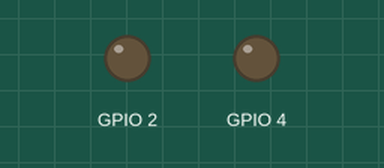
This program was run on a simulated ESP32. Shown: output pins drawn as LEDs (lit = HIGH). WiFi joins after 1.5 s; servers stay silent unless stated.

Above: at 0.1 s.
At 1.6 s:
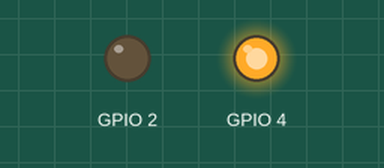
Timing chart, 0 to 3.1 s (numbered marks = the images above):
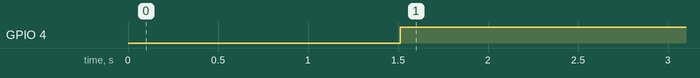

The program:

main.cpp
```cpp
//----------------------Skeleton Code--------------------//
#include <WiFi.h>
#include <WiFiUdp.h>
#include <ArduinoOTA.h>

//    Can be client or even host   //
#ifndef STASSID
#define STASSID "vivo1726"  // Replace with your network credentials
#define STAPSK  "salma1234"
#endif

const char* ssid = STASSID;
const char* password = STAPSK;

void OTAsetup() {
  WiFi.mode(WIFI_STA);
  WiFi.begin(ssid, password);
  while (WiFi.waitForConnectResult() != WL_CONNECTED) {
    delay(5000);
    ESP.restart();
  }
  ArduinoOTA.begin();
}

void OTAloop() {
  ArduinoOTA.handle();
}

//-------------------------------------------------------//

void setup(){
  OTAsetup();

  //-------------------//
  // Custom setup code //
  //-------------------//
	pinMode(2, OUTPUT);
	pinMode(4, OUTPUT);

}

void loop() {
  OTAloop();
  delay(10);  // If no custom loop code ensure to have a delay in loop
  //-------------------//
  // Custom loop code  //
  //-------------------//
	int P,Q,C,R;
	P=0;
	Q=1;
	C=(P^(!P))^Q;
	R=(!(!(P^(!P)))^(!Q));
	digitalWrite(2,C);
	digitalWrite(4,R);
}
```

Measured:
- by itself, GPIO 4: LOW → HIGH at 1.5 s
